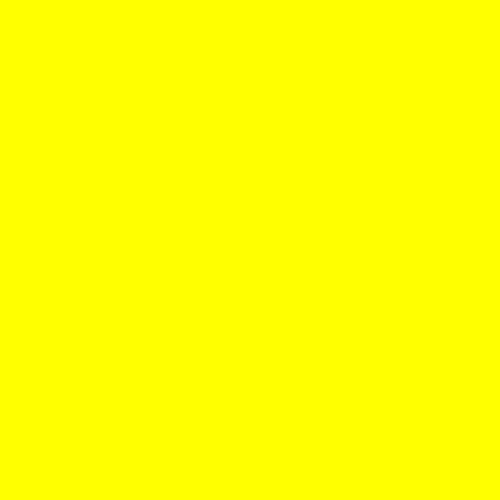
Frame 1 (no input)
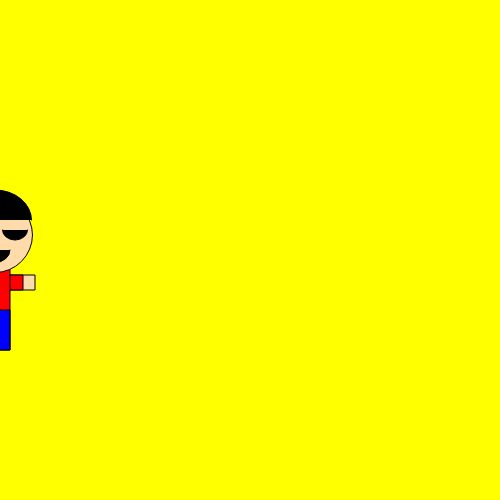
Frame 60 (no input)
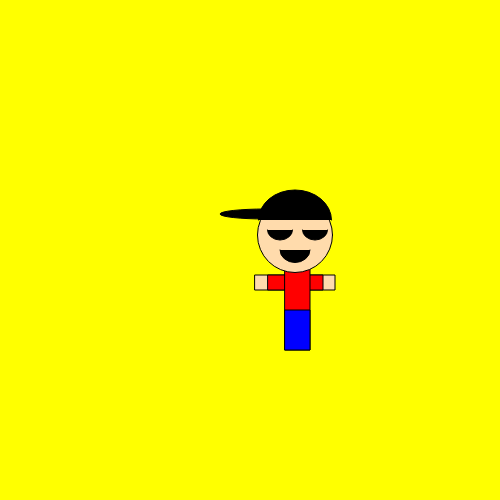
Frame 120 (the mouse pressed at the canvas centre since frame 60)

The p5.js sketch that drew these frames (run headless with seeded random() and noise() and a simulated clock; from frame 60 on, the mouse is pressed at the canvas centre):

// p5.js sketch
// ── sketch.js
let x=-600;

function setup() {
  createCanvas(500, 500);
}

function draw() {
  background('yellow');
  push();
  translate(x,0);
  avatar();
  x+=5;
  if(x>width){
    x=-600;
  }
  pop();

}

function avatar(){
  fill(255, 219, 172);
  rect(260, 275, 80, 15); //arms
  fill("red");
  rect(273, 275, 55, 15);
  rect(290, 250, 25, 100); //shirt
  fill("blue");
  rect(290, 310, 25, 40); //pants
  fill(255, 219, 172);
  ellipse(300, 235, 75, 75); // head

  fill(0);
  arc(300, 220, 73, 60, PI, TWO_PI); //hat
  arc(270, 214, 90, 10, PI / 2, (3 * PI) / 2); // brim

  arc(285, 230, 25, 20, 0, PI); //L Eye
  arc(320, 230, 25, 20, 0, PI); //R Eye
  arc(300, 250, 30, 25, 0, PI); // Mouth
}
